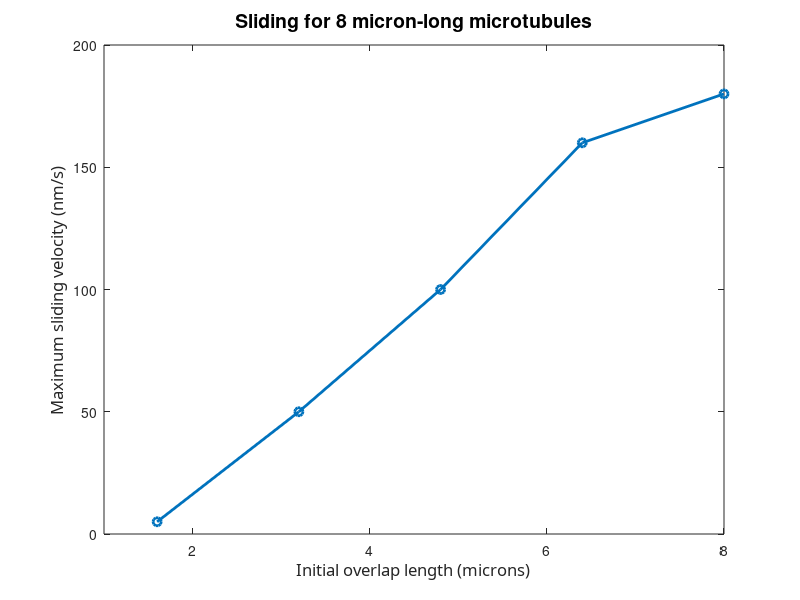

Recreate this plot in MATLAB. (Note: this script raises an error after producing the figure.)
clear all;
n_sites = 1000;
initial_shift = [800,600,400,200,0];
%plus_end_dist = (-initial_shift + n_sites)*0.008; 
initial_overlap = (1000 - initial_shift)*0.008;

max_vel = [5,50,100,160,180];
%final_overlap_length = [1,1.1,1.2,1.2,1.4,1.4,1.4,1.4,1.3,1.4,0];


fig1 = figure();
set(fig1, 'Position', [50, 50, 640, 420]);
plot(initial_overlap, max_vel, '-o', 'LineWidth', 2);
title('Sliding for 8 micron-long microtubules', 'FontSize', 14);
ylabel('Maximum sliding velocity (nm/s)', 'FontName', 'Garuda','FontSize', 12);
xlabel('Initial overlap length (microns)', 'FontName', 'Garuda','FontSize', 12)
xticks([0,2,4,6,8]);
axes = gca;
axes.XAxis.FontSize = 14;
axes.YAxis.FontSize = 14;

%{
yyaxis right
plot(plus_end_dist, final_overlap_length, 'LineWidth', 2); 
ylabel('Final overlap length (microns)');
ylim([0 10]);
%}